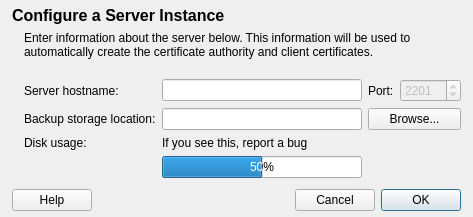
<?xml version="1.0" encoding="UTF-8"?>
<ui version="4.0">
 <class>configServer</class>
 <widget class="QDialog" name="configServer">
  <property name="geometry">
   <rect>
    <x>0</x>
    <y>0</y>
    <width>522</width>
    <height>276</height>
   </rect>
  </property>
  <property name="sizePolicy">
   <sizepolicy hsizetype="Fixed" vsizetype="Fixed">
    <horstretch>0</horstretch>
    <verstretch>0</verstretch>
   </sizepolicy>
  </property>
  <property name="windowTitle">
   <string>Configure a Server Instance</string>
  </property>
  <property name="windowIcon">
   <iconset resource="../../fwbackups.qrc">
    <normaloff>:/program-icons/program-icons/document-properties.png</normaloff>:/program-icons/program-icons/document-properties.png</iconset>
  </property>
  <property name="modal">
   <bool>true</bool>
  </property>
  <layout class="QVBoxLayout" name="verticalLayout_12">
   <property name="sizeConstraint">
    <enum>QLayout::SetFixedSize</enum>
   </property>
   <property name="leftMargin">
    <number>12</number>
   </property>
   <property name="topMargin">
    <number>6</number>
   </property>
   <property name="rightMargin">
    <number>12</number>
   </property>
   <property name="bottomMargin">
    <number>6</number>
   </property>
   <item>
    <widget class="QLabel" name="headerLabel">
     <property name="sizePolicy">
      <sizepolicy hsizetype="Preferred" vsizetype="Fixed">
       <horstretch>0</horstretch>
       <verstretch>0</verstretch>
      </sizepolicy>
     </property>
     <property name="font">
      <font>
       <pointsize>12</pointsize>
       <weight>75</weight>
       <bold>true</bold>
       <underline>false</underline>
      </font>
     </property>
     <property name="text">
      <string>Configure a Server Instance</string>
     </property>
    </widget>
   </item>
   <item>
    <layout class="QGridLayout" name="gridLayout">
     <property name="leftMargin">
      <number>12</number>
     </property>
     <item row="1" column="0">
      <widget class="QLabel" name="label_2">
       <property name="text">
        <string>Server hostname:</string>
       </property>
      </widget>
     </item>
     <item row="1" column="2">
      <widget class="QLabel" name="label_3">
       <property name="text">
        <string>Port:</string>
       </property>
      </widget>
     </item>
     <item row="1" column="3">
      <widget class="QSpinBox" name="portSpin">
       <property name="enabled">
        <bool>false</bool>
       </property>
       <property name="minimum">
        <number>1024</number>
       </property>
       <property name="maximum">
        <number>65535</number>
       </property>
       <property name="value">
        <number>2201</number>
       </property>
      </widget>
     </item>
     <item row="2" column="0">
      <widget class="QLabel" name="label_5">
       <property name="text">
        <string>Backup storage location:</string>
       </property>
      </widget>
     </item>
     <item row="3" column="0" rowspan="2">
      <widget class="QLabel" name="label_6">
       <property name="text">
        <string>Disk usage:</string>
       </property>
       <property name="alignment">
        <set>Qt::AlignLeading|Qt::AlignLeft|Qt::AlignTop</set>
       </property>
      </widget>
     </item>
     <item row="2" column="1">
      <widget class="QLineEdit" name="storeLineEdit"/>
     </item>
     <item row="3" column="1">
      <widget class="QLabel" name="usageLabel">
       <property name="minimumSize">
        <size>
         <width>200</width>
         <height>0</height>
        </size>
       </property>
       <property name="text">
        <string>If you see this, report a bug</string>
       </property>
      </widget>
     </item>
     <item row="4" column="1">
      <widget class="QProgressBar" name="usageProgressBar">
       <property name="value">
        <number>50</number>
       </property>
      </widget>
     </item>
     <item row="1" column="1">
      <widget class="QLineEdit" name="hostnameLineEdit"/>
     </item>
     <item row="2" column="2" colspan="2">
      <widget class="QPushButton" name="storeBrowseButton">
       <property name="text">
        <string>Browse...</string>
       </property>
      </widget>
     </item>
     <item row="0" column="0" colspan="4">
      <widget class="QLabel" name="label">
       <property name="text">
        <string>Enter information about the server below. This information will be used to automatically create the certificate authority and client certificates.
</string>
       </property>
       <property name="wordWrap">
        <bool>true</bool>
       </property>
      </widget>
     </item>
    </layout>
   </item>
   <item>
    <spacer name="verticalSpacer">
     <property name="orientation">
      <enum>Qt::Vertical</enum>
     </property>
     <property name="sizeHint" stdset="0">
      <size>
       <width>20</width>
       <height>5</height>
      </size>
     </property>
    </spacer>
   </item>
   <item>
    <layout class="QHBoxLayout" name="horizontalLayout">
     <item>
      <widget class="QPushButton" name="helpButton">
       <property name="text">
        <string>Help</string>
       </property>
      </widget>
     </item>
     <item>
      <spacer name="horizontalSpacer">
       <property name="orientation">
        <enum>Qt::Horizontal</enum>
       </property>
       <property name="sizeHint" stdset="0">
        <size>
         <width>5</width>
         <height>20</height>
        </size>
       </property>
      </spacer>
     </item>
     <item>
      <widget class="QPushButton" name="cancelButton">
       <property name="text">
        <string>Cancel</string>
       </property>
      </widget>
     </item>
     <item>
      <widget class="QPushButton" name="okButton">
       <property name="text">
        <string>OK</string>
       </property>
       <property name="default">
        <bool>true</bool>
       </property>
      </widget>
     </item>
    </layout>
   </item>
  </layout>
 </widget>
 <tabstops>
  <tabstop>helpButton</tabstop>
  <tabstop>cancelButton</tabstop>
  <tabstop>okButton</tabstop>
 </tabstops>
 <resources>
  <include location="../../fwbackups.qrc"/>
 </resources>
 <connections/>
</ui>
